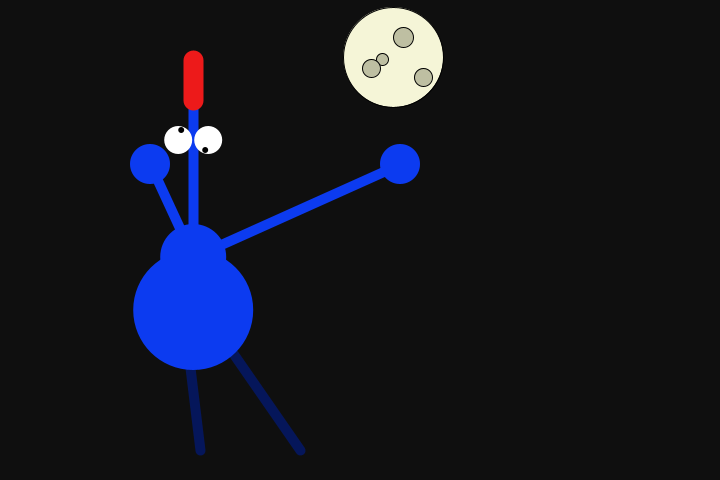
Frame 1 (no input)
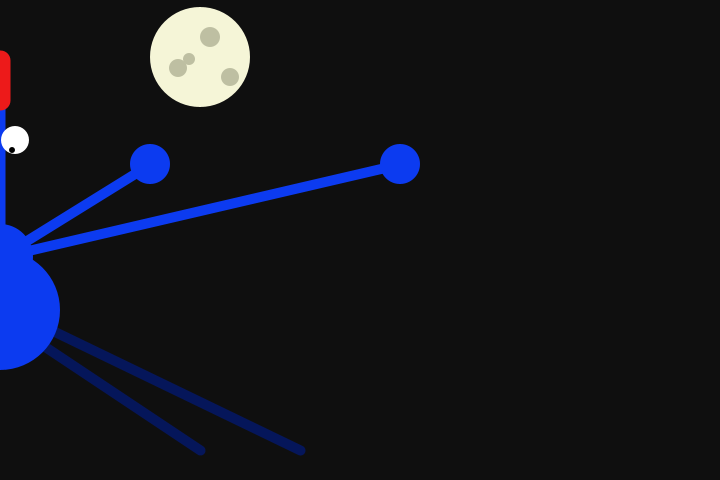
Frame 60 (the mouse pressed at the canvas centre just before this capture)
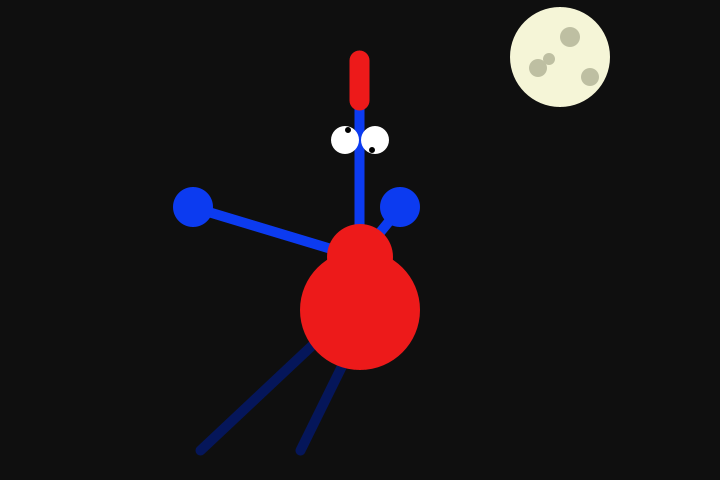
Frame 120 (the mouse held since frame 60 and released just before this capture)

The Processing sketch that drew these frames (run headless with seeded random() and noise(); from frame 60 on, the mouse is pressed at the canvas centre):

// Processing sketch: processing_55860
// ── processing_55860.pde

float x = 276;
float y = 257;
int z = 100;
int bodyHeight = 60;
int neckHeight = 157;
int radius = 45;

float easing = 0.3;

void setup () {
  size(720, 480); 
  smooth();  
  ellipseMode(RADIUS); 
}
void draw() {
  
  int targetX= mouseX;
  x += (targetX - x) * easing;
  
  
//Background
background(#0F0F0F);
fill(#F5F5D7);
ellipse(x+200, y-200, 50, 50);
fill(#BEBFA2);
ellipse(x +189, y -198, 6, 6);
ellipse(x + 210, y - 220, 10, 10);
ellipse(x + 178, y - 189, 9, 9);
ellipse(x + 230, y - 180, 9, 9);

// Neck 
stroke(#0C3BF0); 
strokeWeight(10);
line(x, y, x, z);
// Arms
strokeWeight(10);
stroke(#0C3BF0);
line(x, y, neckHeight-7, neckHeight + 7);        // Left arm
line(x, y, z *4, neckHeight + 7);                 // Right arm
noStroke();
fill(#0C3BF0);
ellipse(neckHeight -7, neckHeight +7, 20, 20);   // left hand
ellipse(z *4, neckHeight +7, 20, 20);  //right hand
//Legs
strokeWeight(10);
stroke(#05165A);
line(x +10, y + 53, z *3, y + 193);
line(x - 10, y +53, z *2, y + 193);
// Antennae
strokeWeight(20);
stroke(#ED1A1A);
line(x, z, x, bodyHeight);    //antenna
// Body 

// Head 
noStroke(); 
fill(255); 
ellipse(x + 15, z +40, 14, 14);    //Large eye right
ellipse(x -15, z + 40, 14, 14);
fill(0);
ellipse(x + 12, z + 50, 3, 3);      //Pupil
ellipse(x - 12, z + 30, 3, 3);      //pupil left

if (mousePressed) {
  fill(#ED1A1A);
 neckHeight = 200;
} else {
  
  fill(#0C3BF0);
  neckHeight= 157;
  }
  ellipse(x, y, 33, 33);
  ellipse(x, 310, bodyHeight, bodyHeight);
}
